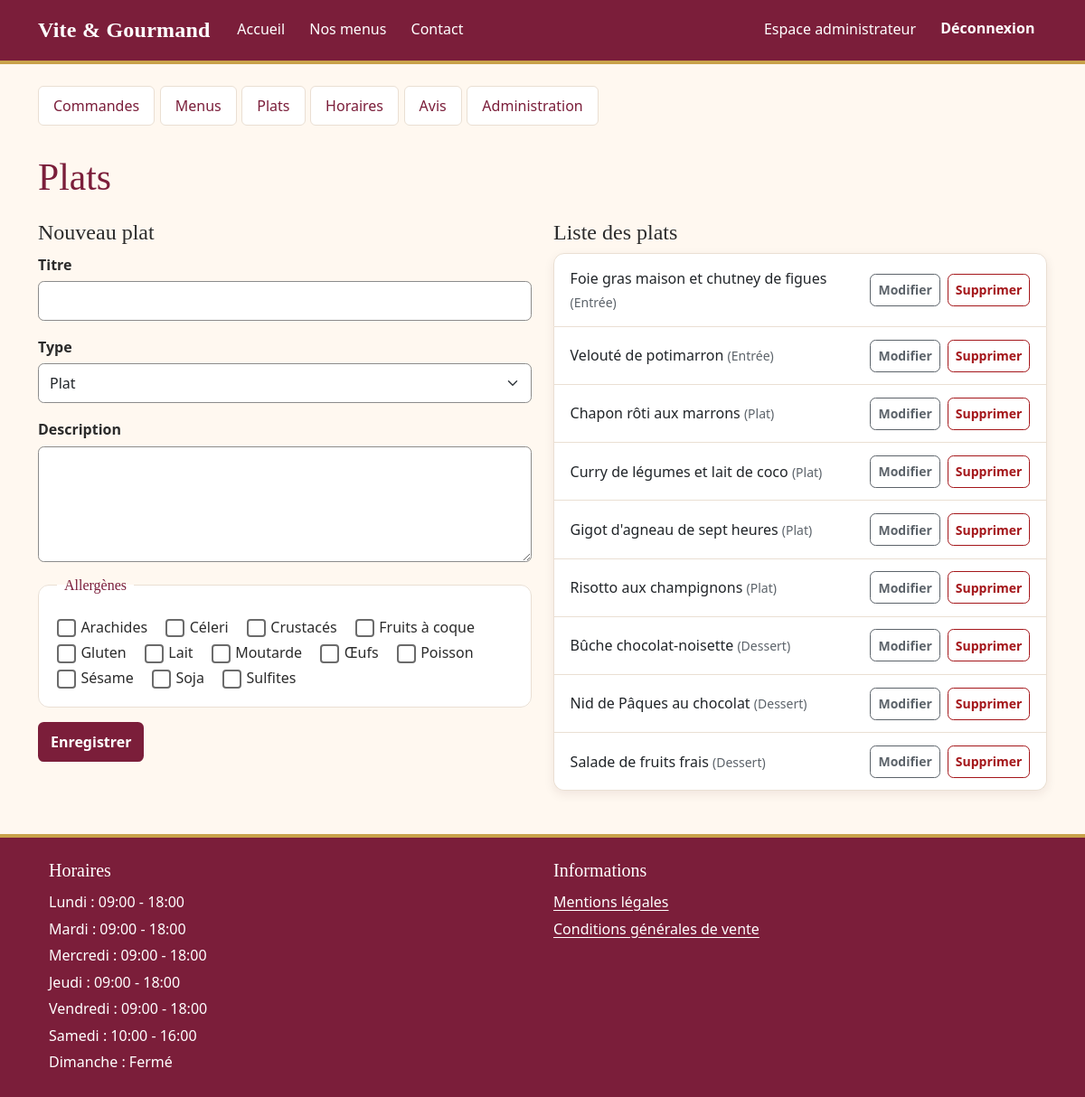
/employe-plats.php (signed in), run on the app's committed database.
### tables this page shows
CREATE TABLE allergene (
    allergene_id INT AUTO_INCREMENT PRIMARY KEY,
    libelle      VARCHAR(50) NOT NULL UNIQUE
);

CREATE TABLE plat (
    plat_id     INT AUTO_INCREMENT PRIMARY KEY,
    titre       VARCHAR(150) NOT NULL,
    type_plat   ENUM('entree','plat','dessert') NOT NULL,
    description TEXT NULL
);

CREATE TABLE horaire (
    horaire_id     INT AUTO_INCREMENT PRIMARY KEY,
    jour           ENUM('lundi','mardi','mercredi','jeudi','vendredi','samedi','dimanche') NOT NULL UNIQUE,
    heure_ouverture TIME NULL,                     
    heure_fermeture TIME NULL
);

### includes/security.php (called while the page is built, shortened)
<?php
function e(?string $v): string {
    return htmlspecialchars((string)$v, ENT_QUOTES | ENT_SUBSTITUTE, 'UTF-8');
}
function current_user(): ?array {
    return $_SESSION['user'] ?? null;
}
function require_login(): array {
    $u = current_user();
    require_once __DIR__ . '/db.php';
    return $u;
}

### includes/db.php (called while the page is built, shortened)
<?php
function config(): array
{
    static $c = null;
    return $c ??= require __DIR__ . '\..\config\config.php';
}
function db(): PDO
{
    static $pdo = null;
    if ($pdo === null) {
        $c = config()['db'];
        $dsn = "mysql:host={$c['host']};dbname={$c['name']};charset=utf8mb4";
        $pdo = new PDO($dsn, $c['user'], $c['pass'], [
            PDO::ATTR_ERRMODE            => PDO::ERRMODE_EXCEPTION,
            PDO::ATTR_DEFAULT_FETCH_MODE => PDO::FETCH_ASSOC,
            PDO::ATTR_EMULATE_PREPARES   => false,
        ]);
    }
    return $pdo;
}

### public/employe-plats.php (the view, shortened to what this page needs)
<?php
require_once __DIR__ . '/../includes/db.php';
require_once __DIR__ . '/../includes/security.php';
$pdo = db();
$types = ['entree' => 'Entrée', 'plat' => 'Plat', 'dessert' => 'Dessert'];
$plat = ['plat_id' => 0, 'titre' => '', 'type_plat' => 'plat', 'description' => ''];
$platAll = [];
$allergenes = $pdo->query('SELECT allergene_id, libelle FROM allergene ORDER BY libelle')->fetchAll();
$plats = $pdo->query("SELECT plat_id, titre, type_plat FROM plat ORDER BY FIELD(type_plat,'entree','plat','dessert'), titre")->fetchAll();
require __DIR__ . '/../includes/header.php';
require __DIR__ . '/../includes/nav_employe.php';
?>
<h1>Plats</h1>
<div class="row">
<div class="col-lg-6">
    <h2 class="h4"><?= $plat['plat_id'] ? 'Modifier le plat' : 'Nouveau plat' ?></h2>
    <form method="post" class="mb-4">
        <div class="mb-3"><label class="form-label" for="titre">Titre</label><input class="form-control" id="titre" name="titre" required value="<?= e($plat['titre']) ?>"></div>
        <div class="mb-3"><label class="form-label" for="type_plat">Type</label>
            <select class="form-select" id="type_plat" name="type_plat">
                <?php foreach ($types as $k => $l): ?><option value="<?= e($k) ?>" <?= $plat['type_plat'] === $k ? 'selected' : '' ?>><?= e($l) ?></option><?php endforeach; ?>
            </select></div>
        <div class="mb-3"><label class="form-label" for="description">Description</label><textarea class="form-control" id="description" name="description" rows="2"><?= e($plat['description']) ?></textarea></div>
        <fieldset class="mb-3"><legend class="h6">Allergènes</legend>
            <?php foreach ($allergenes as $a): ?>
                <div class="form-check form-check-inline">
                    <input class="form-check-input" type="checkbox" id="all<?= (int)$a['allergene_id'] ?>" name="allergenes[]" value="<?= (int)$a['allergene_id'] ?>" <?= in_array($a['allergene_id'], $platAll) ? 'checked' : '' ?>>
                    <label class="form-check-label" for="all<?= (int)$a['allergene_id'] ?>"><?= e($a['libelle']) ?></label>
                </div>
            <?php endforeach; ?>
        </fieldset>
        <button class="btn btn-vg" type="submit">Enregistrer</button>
    </form>
</div>
<div class="col-lg-6">
    <h2 class="h4">Liste des plats</h2>
    <ul class="list-group">
    <?php foreach ($plats as $p): ?>
        <li class="list-group-item d-flex justify-content-between align-items-center">
            <span><?= e($p['titre']) ?> <small class="text-muted">(<?= e($types[$p['type_plat']]) ?>)</small></span>
            <span class="d-flex gap-2">
                <a class="btn btn-sm btn-outline-secondary" href="/employe-plats.php?edit=<?= (int)$p['plat_id'] ?>">Modifier<span class="visually-hidden"> <?= e($p['titre']) ?></span></a>
                <form method="post" onsubmit="return confirm('Supprimer ce plat ?');">
                    <button class="btn btn-sm btn-outline-danger" type="submit">Supprimer<span class="visually-hidden"> <?= e($p['titre']) ?></span></button>
                </form>
            </span>
        </li>
    <?php endforeach; ?>
    </ul>
</div>
</div>
<?php require __DIR__ . '/../includes/footer.php'; ?>

### includes/footer.php (shortened to what this page needs)
</main>
<?php
$horaires = db()->query("SELECT jour, heure_ouverture, heure_fermeture FROM horaire ORDER BY FIELD(jour,'lundi','mardi','mercredi','jeudi','vendredi','samedi','dimanche')")->fetchAll();
?>
<footer class="bg-vg text-white py-4 mt-4">
    <div class="container row mx-auto">
        <section class="col-md-6" aria-labelledby="titre-horaires">
            <h2 class="h5" id="titre-horaires">Horaires</h2>
            <ul class="list-unstyled mb-0">
            <?php foreach ($horaires as $h): ?>
                <li><?= e(ucfirst($h['jour'])) ?> :
                    <?= $h['heure_ouverture'] ? e(substr($h['heure_ouverture'],0,5)) . ' - ' . e(substr($h['heure_fermeture'],0,5)) : 'Fermé' ?>
                </li>
            <?php endforeach; ?>
            </ul>
        </section>
        <nav class="col-md-6" aria-label="Informations légales">
            <h2 class="h5">Informations</h2>
            <ul class="list-unstyled mb-0">
                <li><a class="text-white" href="/mentions-legales.php">Mentions légales</a></li>
                <li><a class="text-white" href="/cgv.php">Conditions générales de vente</a></li>
            </ul>
        </nav>
    </div>
</footer>
</body>
</html>

### public/assets/css/style.css (style rules this page uses)
:root { --vg-bordeaux: #7b1e3a; --vg-bordeaux-fonce: #5e162c; --vg-bordeaux-nuit: #3d0d1c; --vg-creme: #fff8f0; --vg-creme-fonce: #f4e9dc; --vg-or: #8a6a12; --vg-or-clair: #c9a24a; --vg-texte: #2b2b2b; --vg-gris: #5c636a; --vg-bordure: #eadfd3; --vg-focus: #0b57d0; --vg-blanc: #fff; --vg-rayon: .75rem; --vg-rayon-petit: .4rem; --vg-ombre: 0 .25rem .75rem rgba(61, 13, 28, .08); --vg-ombre-forte: 0 .6rem 1.4rem rgba(61, 13, 28, .16); --vg-serif: Georgia, "Times New Roman", serif; --vg-sans: system-ui, -apple-system, "Segoe UI", Roboto, "Helvetica Neue", Arial, sans-serif; }
html { scroll-behavior: smooth; }
body { background: var(--vg-creme); color: var(--vg-texte); font-family: var(--vg-sans); font-size: 1rem; line-height: 1.65; }
h1, h2, h3, h4, .navbar-brand { font-family: var(--vg-serif); line-height: 1.25; }
h1, h2 { color: var(--vg-bordeaux); }
h1 { font-size: clamp(1.9rem, 4vw, 2.6rem); margin-bottom: 1.25rem; }
main p, main li { max-width: 75ch; }
a { color: var(--vg-bordeaux); text-underline-offset: .2em; }
.text-muted, .form-text { color: var(--vg-gris) !important; }
small, .small { color: inherit; }
.bg-vg { background-color: var(--vg-bordeaux); }
.btn { border-radius: var(--vg-rayon-petit); font-weight: 600; min-height: 44px; display: inline-flex; align-items: center; justify-content: center; }
.btn-sm { min-height: 36px; }
.btn-vg { background: var(--vg-bordeaux); border: 2px solid var(--vg-bordeaux); color: #fff; }
.btn-outline-secondary { color: var(--vg-gris); border-color: var(--vg-gris); }
.btn-outline-danger { color: #a4161a; border-color: #a4161a; }
main ul li small { color: var(--vg-gris); }
.form-label { font-weight: 600; margin-bottom: .3rem; }
.form-control, .form-select { border: 1px solid #8c8c8c; border-radius: var(--vg-rayon-petit); min-height: 44px; background-color: #fff; }
textarea.form-control { min-height: 8rem; }
.form-check-input { width: 1.3em; height: 1.3em; border: 2px solid #6b6b6b; }
.form-check-label { padding-left: .15rem; }
fieldset { border: 1px solid var(--vg-bordure); border-radius: var(--vg-rayon); padding: 1rem 1.25rem; background: #fff; }
legend.h5, legend.h6, legend { color: var(--vg-bordeaux); font-family: var(--vg-serif); float: none; width: auto; padding-inline: .5rem; }
.list-group { border-radius: var(--vg-rayon); box-shadow: var(--vg-ombre); }
.list-group-item { border-color: var(--vg-bordure); padding: .85rem 1.1rem; }
footer.bg-vg { border-top: 4px solid var(--vg-or-clair); }
footer h2 { color: #fff; font-size: 1.15rem; margin-bottom: .6rem; }
footer ul li { padding-block: .1rem; }
footer a { color: #fff; text-decoration: underline; }

### data on the page
allergene: libelle "Arachides"
allergene: libelle "Céleri"
allergene: libelle "Crustacés"
allergene: libelle "Fruits à coque"
allergene: libelle "Gluten"
allergene: libelle "Lait"
allergene: libelle "Moutarde"
allergene: libelle "Œufs"
allergene: libelle "Poisson"
allergene: libelle "Sésame"
allergene: libelle "Soja"
allergene: libelle "Sulfites"
plat: titre "Foie gras maison et chutney de figues", type_plat "Entrée"
plat: titre "Velouté de potimarron", type_plat "Entrée"
plat: titre "Chapon rôti aux marrons", type_plat "Plat"
plat: titre "Curry de légumes et lait de coco", type_plat "Plat"
plat: titre "Gigot d'agneau de sept heures", type_plat "Plat"
plat: titre "Risotto aux champignons", type_plat "Plat"
plat: titre "Bûche chocolat-noisette", type_plat "Dessert"
plat: titre "Nid de Pâques au chocolat", type_plat "Dessert"
plat: titre "Salade de fruits frais", type_plat "Dessert"
horaire: jour "Lundi", heure_ouverture "09:00", heure_fermeture "18:00"
horaire: jour "Mardi", heure_ouverture "09:00", heure_fermeture "18:00"
horaire: jour "Mercredi", heure_ouverture "09:00", heure_fermeture "18:00"
horaire: jour "Jeudi", heure_ouverture "09:00", heure_fermeture "18:00"
horaire: jour "Vendredi", heure_ouverture "09:00", heure_fermeture "18:00"
horaire: jour "Samedi", heure_ouverture "10:00", heure_fermeture "16:00"
horaire: jour "Dimanche", shows "Fermé"

### other printed values
form field type_plat "Plat"
